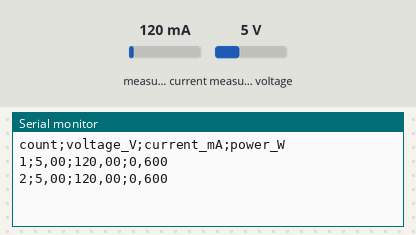
Recording of a sketch running on a simulated Arduino Uno, built with avr-gcc and run on an emulated ATmega328P. On the bench: the last lines printed to the serial monitor. The inputs (shaded band) are chosen by the test bench; at power-on: measured current 120 mA, measured voltage 5 V.

Above: at 1.2 s.
1.3 s: measured current set to 40 mA
At 2.6 s:
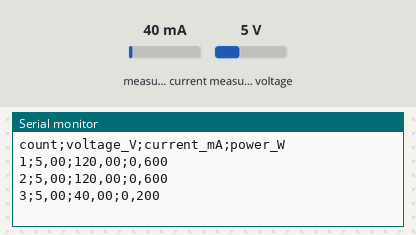
2.8 s: measured voltage set to 0.3 V
At 3.7 s:
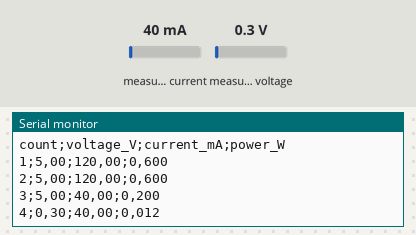
4.3 s: measured current set to 500 mA
At 5.5 s:
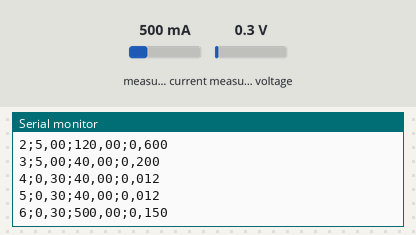
Timing chart, 0 to 7.3 s (numbered marks = the images above; inputs shaded):
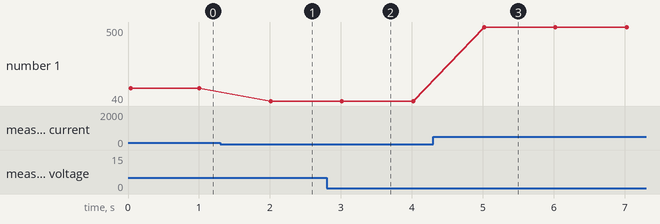

Measured:
- after the input at 1.3 s, the serial monitor: prints a new line after 0.71 s (image 1)
- after the input at 2.8 s, the serial monitor: prints a new line after 0.21 s (image 2)
- after the input at 4.3 s, the serial monitor: prints a new line after 0.72 s (image 3)
- plotted number 1: 120 → 40 after the input at 1.3 s, 40 → 500 after the input at 4.3 s

The sketch:

PowerConsumption.ino
```cpp
#include <Wire.h>
#include <Adafruit_INA219.h>

Adafruit_INA219 ina219;

int measurementCount = 0;

static void printFloatComma(float value, uint8_t decimals) {
  char buf[20];
  // dtostrf(value, width, precision, buf)
  // width = 0 (минимальная ширина), precision = decimals
  dtostrf(value, 0, decimals, buf);

  // заменить '.' на ','
  for (char *p = buf; *p; p++) {
    if (*p == '.') *p = ',';
  }

  Serial.print(buf);
}

void setup() {
  Serial.begin(9600);
  while (!Serial) { delay(10); }

  if (!ina219.begin()) {
    Serial.println("ERROR");
    while (1) { delay(1000); }
  }

  ina219.setCalibration_32V_2A();

  // Заголовки CSV-подобные (разделитель ;)
  Serial.println("count;voltage_V;current_mA;power_W");
}

void loop() {
  float voltage = ina219.getBusVoltage_V();
  float current = ina219.getCurrent_mA();
  float power   = voltage * current / 1000.0f;

  measurementCount++;

  Serial.print(measurementCount);
  Serial.print(';');
  printFloatComma(voltage, 2);
  Serial.print(';');
  printFloatComma(current, 2);
  Serial.print(';');
  printFloatComma(power, 3);
  Serial.println();

  delay(1000);
}
```
